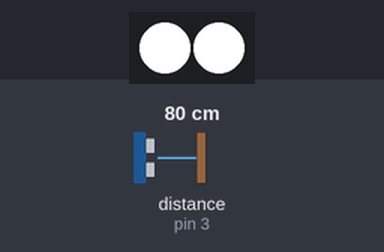
Bench run of a sketch on a simulated Arduino Uno, built with avr-gcc and run on an emulated ATmega328P. Shown: 2 RGB LEDs in strip order, left to right. The test bench sets the inputs (shaded band); at power-on: distance to the obstacle (sensor on pin 3) 80 cm.

Above: at 0.8 s.
0.9 s: distance to the obstacle (sensor on pin 3) set to 11 cm
2.4 s: distance to the obstacle (sensor on pin 3) set to 8 cm
At 3.6 s:
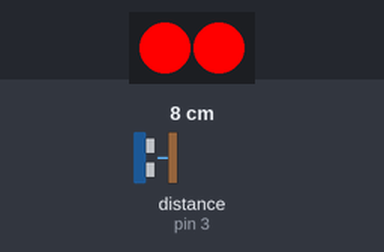
3.9 s: distance to the obstacle (sensor on pin 3) set to 18 cm
At 4.8 s:
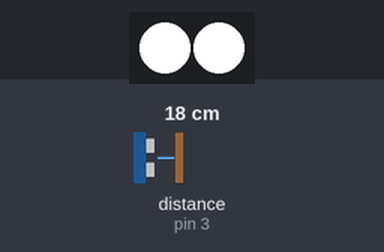
5.4 s: distance to the obstacle (sensor on pin 3) set to 2 cm
At 5.9 s:
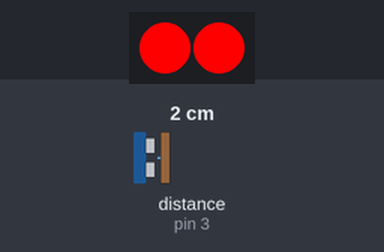
Timing chart, 0 to 7.9 s (numbered marks = the images above; inputs shaded):
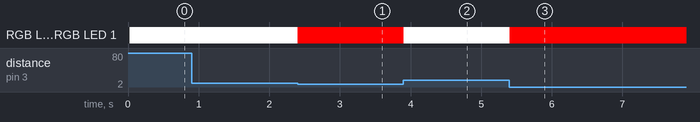

The sketch:

example.ino
```cpp
// generated by mBlock5 for mBot
// codes make you happy

#include <MeMCore.h>
#include <Arduino.h>
#include <Wire.h>
#include <SoftwareSerial.h>

MeUltrasonicSensor ultrasonic(3);
MeRGBLed led(7, 2);


void _loop();

void _delay(float seconds) {
  long endTime = millis() + seconds * 1000;
  while(millis() < endTime) _loop();
}

void setup() {
  Serial.begin(57600);
  led.fillPixelsBak(0, 2, 1);
  while(1) {
      float a = ultrasonic.distanceCm();
      if(a<10){
      led.setColor(0, 255, 0, 0);
      led.show();
      }else{
      led.setColor(0, 255,255,255);
      led.show();
      }

      _loop();
  }

}

void _loop() {
}

void loop() {
  _loop();
}
```

Measured:
- the behaviour switches between 10 and 9 cm on distance to the obstacle (sensor on pin 3) (found by bisection; images 0 and 1)
- after the input at 0.9 s, every drawn part: stays the same
- after the input at 2.4 s, RGB LED 0, RGB LED 1: RGB(255, 255, 255) → RGB(255, 0, 0) at once
- after the input at 3.9 s, RGB LED 0, RGB LED 1: RGB(255, 0, 0) → RGB(255, 255, 255) at once
- after the input at 5.4 s, RGB LED 0, RGB LED 1: RGB(255, 255, 255) → RGB(255, 0, 0) at once
